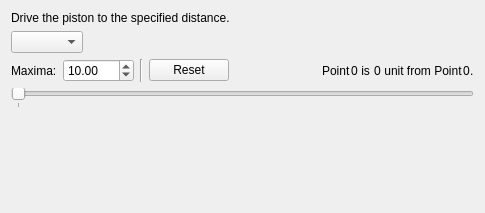
<?xml version="1.0" encoding="UTF-8"?>
<ui version="4.0">
 <class>Form</class>
 <widget class="QWidget" name="Form">
  <property name="geometry">
   <rect>
    <x>0</x>
    <y>0</y>
    <width>485</width>
    <height>213</height>
   </rect>
  </property>
  <property name="sizePolicy">
   <sizepolicy hsizetype="Expanding" vsizetype="Expanding">
    <horstretch>0</horstretch>
    <verstretch>0</verstretch>
   </sizepolicy>
  </property>
  <property name="windowTitle">
   <string>Form</string>
  </property>
  <layout class="QVBoxLayout" name="verticalLayout">
   <item>
    <widget class="QLabel" name="label">
     <property name="text">
      <string>&lt;html&gt;&lt;head/&gt;&lt;body&gt;&lt;p&gt;Drive the piston to the specified distance.&lt;/p&gt;&lt;/body&gt;&lt;/html&gt;</string>
     </property>
    </widget>
   </item>
   <item>
    <layout class="QHBoxLayout" name="horizontalLayout_2">
     <item>
      <widget class="QComboBox" name="Rod"/>
     </item>
     <item>
      <spacer name="horizontalSpacer_3">
       <property name="orientation">
        <enum>Qt::Horizontal</enum>
       </property>
       <property name="sizeHint" stdset="0">
        <size>
         <width>40</width>
         <height>20</height>
        </size>
       </property>
      </spacer>
     </item>
    </layout>
   </item>
   <item>
    <layout class="QHBoxLayout" name="horizontalLayout">
     <item>
      <widget class="QLabel" name="label_2">
       <property name="sizePolicy">
        <sizepolicy hsizetype="Fixed" vsizetype="Preferred">
         <horstretch>0</horstretch>
         <verstretch>0</verstretch>
        </sizepolicy>
       </property>
       <property name="text">
        <string>Maxima:</string>
       </property>
      </widget>
     </item>
     <item>
      <widget class="QDoubleSpinBox" name="Distance_text">
       <property name="minimum">
        <double>0.010000000000000</double>
       </property>
       <property name="maximum">
        <double>1000.000000000000000</double>
       </property>
       <property name="singleStep">
        <double>10.000000000000000</double>
       </property>
       <property name="value">
        <double>10.000000000000000</double>
       </property>
      </widget>
     </item>
     <item>
      <widget class="Line" name="line">
       <property name="orientation">
        <enum>Qt::Vertical</enum>
       </property>
      </widget>
     </item>
     <item>
      <widget class="QPushButton" name="ResetButton">
       <property name="text">
        <string>Reset</string>
       </property>
      </widget>
     </item>
     <item>
      <spacer name="horizontalSpacer_5">
       <property name="orientation">
        <enum>Qt::Horizontal</enum>
       </property>
       <property name="sizeHint" stdset="0">
        <size>
         <width>40</width>
         <height>20</height>
        </size>
       </property>
      </spacer>
     </item>
     <item>
      <layout class="QHBoxLayout" name="distanceLayout">
       <property name="spacing">
        <number>0</number>
       </property>
       <item>
        <widget class="QLabel" name="label_3">
         <property name="text">
          <string>Point</string>
         </property>
        </widget>
       </item>
       <item>
        <widget class="QLabel" name="Center">
         <property name="text">
          <string>0</string>
         </property>
        </widget>
       </item>
       <item>
        <widget class="QLabel" name="label_5">
         <property name="text">
          <string> is </string>
         </property>
        </widget>
       </item>
       <item>
        <widget class="QLabel" name="Distance">
         <property name="text">
          <string>0</string>
         </property>
        </widget>
       </item>
       <item>
        <widget class="QLabel" name="label_7">
         <property name="text">
          <string> unit from Point</string>
         </property>
        </widget>
       </item>
       <item>
        <widget class="QLabel" name="Start">
         <property name="text">
          <string>0</string>
         </property>
        </widget>
       </item>
       <item>
        <widget class="QLabel" name="label_10">
         <property name="text">
          <string>.</string>
         </property>
        </widget>
       </item>
      </layout>
     </item>
    </layout>
   </item>
   <item>
    <layout class="QHBoxLayout" name="horizontalLayout_3">
     <item>
      <widget class="QSlider" name="Position">
       <property name="sizePolicy">
        <sizepolicy hsizetype="Expanding" vsizetype="Preferred">
         <horstretch>0</horstretch>
         <verstretch>0</verstretch>
        </sizepolicy>
       </property>
       <property name="singleStep">
        <number>100</number>
       </property>
       <property name="pageStep">
        <number>100</number>
       </property>
       <property name="orientation">
        <enum>Qt::Horizontal</enum>
       </property>
       <property name="tickPosition">
        <enum>QSlider::TicksBelow</enum>
       </property>
       <property name="tickInterval">
        <number>1000</number>
       </property>
      </widget>
     </item>
    </layout>
   </item>
   <item>
    <spacer name="verticalSpacer">
     <property name="orientation">
      <enum>Qt::Vertical</enum>
     </property>
     <property name="sizeHint" stdset="0">
      <size>
       <width>20</width>
       <height>40</height>
      </size>
     </property>
    </spacer>
   </item>
  </layout>
 </widget>
 <resources/>
 <connections/>
</ui>
